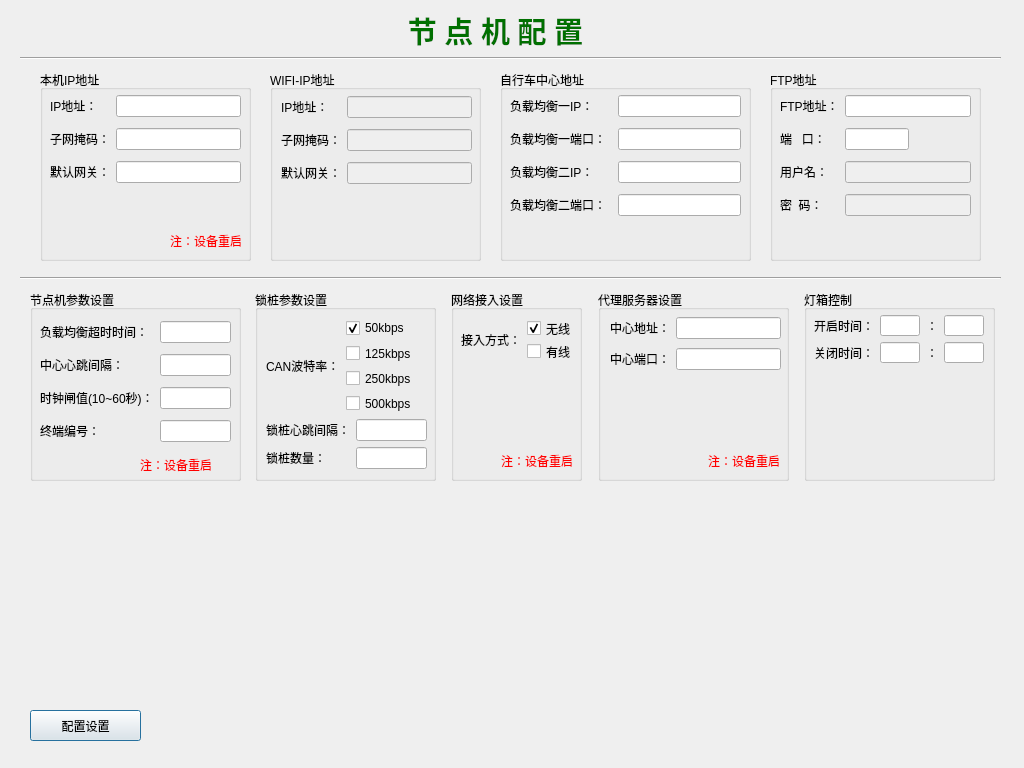
<?xml version="1.0" encoding="UTF-8"?>
<ui version="4.0">
 <class>NdevConfigClass</class>
 <widget class="QDialog" name="NdevConfigClass">
  <property name="geometry">
   <rect>
    <x>0</x>
    <y>0</y>
    <width>1024</width>
    <height>768</height>
   </rect>
  </property>
  <property name="minimumSize">
   <size>
    <width>1024</width>
    <height>768</height>
   </size>
  </property>
  <property name="maximumSize">
   <size>
    <width>1024</width>
    <height>768</height>
   </size>
  </property>
  <property name="windowTitle">
   <string>NdevConfig</string>
  </property>
  <widget class="QLabel" name="label">
   <property name="geometry">
    <rect>
     <x>0</x>
     <y>0</y>
     <width>1024</width>
     <height>768</height>
    </rect>
   </property>
   <property name="text">
    <string/>
   </property>
   <property name="pixmap">
    <pixmap resource="../bicycle.qrc">:/image/function_background.png</pixmap>
   </property>
   <property name="scaledContents">
    <bool>false</bool>
   </property>
  </widget>
  <widget class="QLabel" name="label_5">
   <property name="geometry">
    <rect>
     <x>400</x>
     <y>10</y>
     <width>191</width>
     <height>41</height>
    </rect>
   </property>
   <property name="font">
    <font>
     <family>华文中宋</family>
     <pointsize>22</pointsize>
     <weight>75</weight>
     <bold>true</bold>
    </font>
   </property>
   <property name="styleSheet">
    <string notr="true">color: rgb(0, 112, 0);</string>
   </property>
   <property name="text">
    <string>节 点 机 配 置</string>
   </property>
   <property name="alignment">
    <set>Qt::AlignCenter</set>
   </property>
  </widget>
  <widget class="Line" name="line">
   <property name="geometry">
    <rect>
     <x>20</x>
     <y>50</y>
     <width>981</width>
     <height>16</height>
    </rect>
   </property>
   <property name="orientation">
    <enum>Qt::Horizontal</enum>
   </property>
  </widget>
  <widget class="QGroupBox" name="groupBox">
   <property name="geometry">
    <rect>
     <x>40</x>
     <y>70</y>
     <width>211</width>
     <height>191</height>
    </rect>
   </property>
   <property name="title">
    <string>本机IP地址</string>
   </property>
   <widget class="QWidget" name="layoutWidget">
    <property name="geometry">
     <rect>
      <x>10</x>
      <y>20</y>
      <width>191</width>
      <height>101</height>
     </rect>
    </property>
    <layout class="QGridLayout" name="gridLayout">
     <item row="0" column="0">
      <widget class="QLabel" name="label_2">
       <property name="text">
        <string>IP地址：</string>
       </property>
       <property name="buddy">
        <cstring>lineEdit_localIpaddr</cstring>
       </property>
      </widget>
     </item>
     <item row="0" column="1">
      <widget class="QLineEdit" name="lineEdit_localIpaddr">
       <property name="enabled">
        <bool>true</bool>
       </property>
       <property name="styleSheet">
        <string notr="true">color: rgb(0, 0, 255);</string>
       </property>
       <property name="maxLength">
        <number>15</number>
       </property>
       <property name="alignment">
        <set>Qt::AlignRight|Qt::AlignTrailing|Qt::AlignVCenter</set>
       </property>
      </widget>
     </item>
     <item row="1" column="0">
      <widget class="QLabel" name="label_3">
       <property name="text">
        <string>子网掩码：</string>
       </property>
       <property name="buddy">
        <cstring>lineEdit_localNetmask</cstring>
       </property>
      </widget>
     </item>
     <item row="1" column="1">
      <widget class="QLineEdit" name="lineEdit_localNetmask">
       <property name="styleSheet">
        <string notr="true">color: rgb(0, 0, 255);</string>
       </property>
       <property name="maxLength">
        <number>15</number>
       </property>
       <property name="alignment">
        <set>Qt::AlignRight|Qt::AlignTrailing|Qt::AlignVCenter</set>
       </property>
      </widget>
     </item>
     <item row="2" column="0">
      <widget class="QLabel" name="label_4">
       <property name="text">
        <string>默认网关：</string>
       </property>
       <property name="buddy">
        <cstring>lineEdit_localGateway</cstring>
       </property>
      </widget>
     </item>
     <item row="2" column="1">
      <widget class="QLineEdit" name="lineEdit_localGateway">
       <property name="styleSheet">
        <string notr="true">color: rgb(0, 0, 255);</string>
       </property>
       <property name="maxLength">
        <number>15</number>
       </property>
       <property name="alignment">
        <set>Qt::AlignRight|Qt::AlignTrailing|Qt::AlignVCenter</set>
       </property>
      </widget>
     </item>
    </layout>
   </widget>
   <widget class="QLabel" name="label_23">
    <property name="geometry">
     <rect>
      <x>130</x>
      <y>160</y>
      <width>81</width>
      <height>21</height>
     </rect>
    </property>
    <property name="styleSheet">
     <string notr="true">color: rgb(255, 0, 0);</string>
    </property>
    <property name="text">
     <string>注：设备重启</string>
    </property>
   </widget>
  </widget>
  <widget class="QGroupBox" name="groupBox_2">
   <property name="geometry">
    <rect>
     <x>270</x>
     <y>70</y>
     <width>211</width>
     <height>191</height>
    </rect>
   </property>
   <property name="title">
    <string>WIFI-IP地址</string>
   </property>
   <widget class="QWidget" name="layoutWidget">
    <property name="geometry">
     <rect>
      <x>11</x>
      <y>21</y>
      <width>191</width>
      <height>101</height>
     </rect>
    </property>
    <layout class="QGridLayout" name="gridLayout_2">
     <item row="0" column="0">
      <widget class="QLabel" name="label_6">
       <property name="text">
        <string>IP地址：</string>
       </property>
       <property name="buddy">
        <cstring>lineEdit_wifiIpaddr</cstring>
       </property>
      </widget>
     </item>
     <item row="0" column="1">
      <widget class="QLineEdit" name="lineEdit_wifiIpaddr">
       <property name="enabled">
        <bool>false</bool>
       </property>
       <property name="styleSheet">
        <string notr="true">color: rgb(0, 0, 255);</string>
       </property>
       <property name="maxLength">
        <number>15</number>
       </property>
       <property name="alignment">
        <set>Qt::AlignRight|Qt::AlignTrailing|Qt::AlignVCenter</set>
       </property>
       <property name="readOnly">
        <bool>true</bool>
       </property>
      </widget>
     </item>
     <item row="1" column="0">
      <widget class="QLabel" name="label_7">
       <property name="text">
        <string>子网掩码：</string>
       </property>
       <property name="buddy">
        <cstring>lineEdit_wifiNetmask</cstring>
       </property>
      </widget>
     </item>
     <item row="1" column="1">
      <widget class="QLineEdit" name="lineEdit_wifiNetmask">
       <property name="enabled">
        <bool>false</bool>
       </property>
       <property name="styleSheet">
        <string notr="true">color: rgb(0, 0, 255);</string>
       </property>
       <property name="maxLength">
        <number>15</number>
       </property>
       <property name="alignment">
        <set>Qt::AlignRight|Qt::AlignTrailing|Qt::AlignVCenter</set>
       </property>
       <property name="readOnly">
        <bool>true</bool>
       </property>
      </widget>
     </item>
     <item row="2" column="0">
      <widget class="QLabel" name="label_8">
       <property name="text">
        <string>默认网关：</string>
       </property>
      </widget>
     </item>
     <item row="2" column="1">
      <widget class="QLineEdit" name="lineEdit_wifiGateway">
       <property name="enabled">
        <bool>false</bool>
       </property>
       <property name="styleSheet">
        <string notr="true">color: rgb(0, 0, 255);</string>
       </property>
       <property name="maxLength">
        <number>15</number>
       </property>
       <property name="alignment">
        <set>Qt::AlignRight|Qt::AlignTrailing|Qt::AlignVCenter</set>
       </property>
       <property name="readOnly">
        <bool>true</bool>
       </property>
      </widget>
     </item>
    </layout>
   </widget>
  </widget>
  <widget class="QGroupBox" name="groupBox_3">
   <property name="geometry">
    <rect>
     <x>500</x>
     <y>70</y>
     <width>251</width>
     <height>191</height>
    </rect>
   </property>
   <property name="title">
    <string>自行车中心地址</string>
   </property>
   <widget class="QWidget" name="layoutWidget">
    <property name="geometry">
     <rect>
      <x>10</x>
      <y>20</y>
      <width>231</width>
      <height>131</height>
     </rect>
    </property>
    <layout class="QGridLayout" name="gridLayout_3">
     <item row="0" column="0">
      <widget class="QLabel" name="label_9">
       <property name="text">
        <string>负载均衡一IP：</string>
       </property>
      </widget>
     </item>
     <item row="0" column="1" colspan="2">
      <spacer name="horizontalSpacer_2">
       <property name="orientation">
        <enum>Qt::Horizontal</enum>
       </property>
       <property name="sizeHint" stdset="0">
        <size>
         <width>1</width>
         <height>20</height>
        </size>
       </property>
      </spacer>
     </item>
     <item row="0" column="3">
      <widget class="QLineEdit" name="lineEdit_loadServ1Ipaddr">
       <property name="enabled">
        <bool>true</bool>
       </property>
       <property name="styleSheet">
        <string notr="true">color: rgb(0, 0, 255);</string>
       </property>
       <property name="maxLength">
        <number>15</number>
       </property>
       <property name="alignment">
        <set>Qt::AlignRight|Qt::AlignTrailing|Qt::AlignVCenter</set>
       </property>
      </widget>
     </item>
     <item row="1" column="0" colspan="2">
      <widget class="QLabel" name="label_10">
       <property name="text">
        <string>负载均衡一端口：</string>
       </property>
       <property name="buddy">
        <cstring>lineEdit_loadServ1Port</cstring>
       </property>
      </widget>
     </item>
     <item row="2" column="0">
      <widget class="QLabel" name="label_12">
       <property name="text">
        <string>负载均衡二IP：</string>
       </property>
      </widget>
     </item>
     <item row="2" column="1" colspan="2">
      <spacer name="horizontalSpacer_3">
       <property name="orientation">
        <enum>Qt::Horizontal</enum>
       </property>
       <property name="sizeHint" stdset="0">
        <size>
         <width>1</width>
         <height>20</height>
        </size>
       </property>
      </spacer>
     </item>
     <item row="2" column="3">
      <widget class="QLineEdit" name="lineEdit_loadServ2Ipaddr">
       <property name="enabled">
        <bool>true</bool>
       </property>
       <property name="styleSheet">
        <string notr="true">color: rgb(0, 0, 255);</string>
       </property>
       <property name="maxLength">
        <number>15</number>
       </property>
       <property name="alignment">
        <set>Qt::AlignRight|Qt::AlignTrailing|Qt::AlignVCenter</set>
       </property>
      </widget>
     </item>
     <item row="3" column="0" colspan="2">
      <widget class="QLabel" name="label_11">
       <property name="text">
        <string>负载均衡二端口：</string>
       </property>
       <property name="buddy">
        <cstring>lineEdit_loadServ2Port</cstring>
       </property>
      </widget>
     </item>
     <item row="1" column="3">
      <widget class="QLineEdit" name="lineEdit_loadServ1Port">
       <property name="enabled">
        <bool>true</bool>
       </property>
       <property name="styleSheet">
        <string notr="true">color: rgb(0, 0, 255);</string>
       </property>
       <property name="maxLength">
        <number>5</number>
       </property>
       <property name="alignment">
        <set>Qt::AlignRight|Qt::AlignTrailing|Qt::AlignVCenter</set>
       </property>
      </widget>
     </item>
     <item row="3" column="3">
      <widget class="QLineEdit" name="lineEdit_loadServ2Port">
       <property name="enabled">
        <bool>true</bool>
       </property>
       <property name="styleSheet">
        <string notr="true">color: rgb(0, 0, 255);</string>
       </property>
       <property name="maxLength">
        <number>5</number>
       </property>
       <property name="alignment">
        <set>Qt::AlignRight|Qt::AlignTrailing|Qt::AlignVCenter</set>
       </property>
      </widget>
     </item>
    </layout>
   </widget>
  </widget>
  <widget class="Line" name="line_2">
   <property name="geometry">
    <rect>
     <x>20</x>
     <y>270</y>
     <width>981</width>
     <height>16</height>
    </rect>
   </property>
   <property name="orientation">
    <enum>Qt::Horizontal</enum>
   </property>
  </widget>
  <widget class="QGroupBox" name="groupBox_4">
   <property name="geometry">
    <rect>
     <x>770</x>
     <y>70</y>
     <width>211</width>
     <height>191</height>
    </rect>
   </property>
   <property name="title">
    <string>FTP地址</string>
   </property>
   <widget class="QWidget" name="layoutWidget">
    <property name="geometry">
     <rect>
      <x>10</x>
      <y>20</y>
      <width>191</width>
      <height>131</height>
     </rect>
    </property>
    <layout class="QGridLayout" name="gridLayout_4">
     <item row="0" column="0">
      <widget class="QLabel" name="label_17">
       <property name="text">
        <string>FTP地址：</string>
       </property>
       <property name="buddy">
        <cstring>lineEdit_ftpIpaddr</cstring>
       </property>
      </widget>
     </item>
     <item row="0" column="1" colspan="2">
      <widget class="QLineEdit" name="lineEdit_ftpIpaddr">
       <property name="enabled">
        <bool>true</bool>
       </property>
       <property name="styleSheet">
        <string notr="true">color: rgb(0, 0, 255);</string>
       </property>
       <property name="maxLength">
        <number>15</number>
       </property>
       <property name="alignment">
        <set>Qt::AlignRight|Qt::AlignTrailing|Qt::AlignVCenter</set>
       </property>
      </widget>
     </item>
     <item row="1" column="0">
      <widget class="QLabel" name="label_14">
       <property name="text">
        <string>端   口：</string>
       </property>
       <property name="buddy">
        <cstring>lineEdit_ftpPort</cstring>
       </property>
      </widget>
     </item>
     <item row="1" column="1">
      <widget class="QLineEdit" name="lineEdit_ftpPort">
       <property name="enabled">
        <bool>true</bool>
       </property>
       <property name="styleSheet">
        <string notr="true">color: rgb(0, 0, 255);</string>
       </property>
       <property name="maxLength">
        <number>5</number>
       </property>
       <property name="alignment">
        <set>Qt::AlignRight|Qt::AlignTrailing|Qt::AlignVCenter</set>
       </property>
      </widget>
     </item>
     <item row="3" column="0">
      <widget class="QLabel" name="label_16">
       <property name="text">
        <string>密  码：</string>
       </property>
       <property name="buddy">
        <cstring>lineEdit_ftpUserPasswd</cstring>
       </property>
      </widget>
     </item>
     <item row="2" column="1" colspan="2">
      <widget class="QLineEdit" name="lineEdit_ftpUserName">
       <property name="enabled">
        <bool>false</bool>
       </property>
       <property name="styleSheet">
        <string notr="true">color: rgb(0, 0, 255);</string>
       </property>
       <property name="maxLength">
        <number>16</number>
       </property>
       <property name="alignment">
        <set>Qt::AlignRight|Qt::AlignTrailing|Qt::AlignVCenter</set>
       </property>
       <property name="readOnly">
        <bool>true</bool>
       </property>
      </widget>
     </item>
     <item row="3" column="1" colspan="2">
      <widget class="QLineEdit" name="lineEdit_ftpUserPasswd">
       <property name="enabled">
        <bool>false</bool>
       </property>
       <property name="styleSheet">
        <string notr="true">color: rgb(0, 0, 255);</string>
       </property>
       <property name="maxLength">
        <number>16</number>
       </property>
       <property name="alignment">
        <set>Qt::AlignRight|Qt::AlignTrailing|Qt::AlignVCenter</set>
       </property>
      </widget>
     </item>
     <item row="1" column="2">
      <spacer name="horizontalSpacer">
       <property name="orientation">
        <enum>Qt::Horizontal</enum>
       </property>
       <property name="sizeHint" stdset="0">
        <size>
         <width>100</width>
         <height>20</height>
        </size>
       </property>
      </spacer>
     </item>
     <item row="2" column="0">
      <widget class="QLabel" name="label_15">
       <property name="text">
        <string>用户名：</string>
       </property>
       <property name="buddy">
        <cstring>lineEdit_ftpUserName</cstring>
       </property>
      </widget>
     </item>
    </layout>
   </widget>
  </widget>
  <widget class="QLabel" name="label_ndevConfigShow">
   <property name="geometry">
    <rect>
     <x>270</x>
     <y>700</y>
     <width>521</width>
     <height>41</height>
    </rect>
   </property>
   <property name="font">
    <font>
     <family>文泉驿正黑</family>
     <pointsize>18</pointsize>
     <weight>50</weight>
     <bold>false</bold>
    </font>
   </property>
   <property name="styleSheet">
    <string notr="true">color: rgb(0, 0, 255);</string>
   </property>
   <property name="text">
    <string/>
   </property>
   <property name="alignment">
    <set>Qt::AlignCenter</set>
   </property>
  </widget>
  <widget class="QPushButton" name="pushButton_ndevConfigSetup">
   <property name="geometry">
    <rect>
     <x>30</x>
     <y>710</y>
     <width>111</width>
     <height>31</height>
    </rect>
   </property>
   <property name="text">
    <string>配置设置</string>
   </property>
  </widget>
  <widget class="QGroupBox" name="groupBox_5">
   <property name="geometry">
    <rect>
     <x>30</x>
     <y>290</y>
     <width>211</width>
     <height>191</height>
    </rect>
   </property>
   <property name="title">
    <string>节点机参数设置</string>
   </property>
   <widget class="QWidget" name="layoutWidget">
    <property name="geometry">
     <rect>
      <x>10</x>
      <y>26</y>
      <width>191</width>
      <height>131</height>
     </rect>
    </property>
    <layout class="QGridLayout" name="gridLayout_6">
     <item row="0" column="0">
      <widget class="QLabel" name="label_18">
       <property name="text">
        <string>负载均衡超时时间：</string>
       </property>
       <property name="buddy">
        <cstring>lineEdit_loadSoTimeout</cstring>
       </property>
      </widget>
     </item>
     <item row="0" column="1">
      <widget class="QLineEdit" name="lineEdit_loadSoTimeout">
       <property name="enabled">
        <bool>true</bool>
       </property>
       <property name="styleSheet">
        <string notr="true">color: rgb(0, 0, 255);</string>
       </property>
       <property name="maxLength">
        <number>3</number>
       </property>
       <property name="alignment">
        <set>Qt::AlignRight|Qt::AlignTrailing|Qt::AlignVCenter</set>
       </property>
      </widget>
     </item>
     <item row="1" column="0">
      <widget class="QLabel" name="label_19">
       <property name="text">
        <string>中心心跳间隔：</string>
       </property>
       <property name="buddy">
        <cstring>lineEdit_centerHeartTime</cstring>
       </property>
      </widget>
     </item>
     <item row="1" column="1">
      <widget class="QLineEdit" name="lineEdit_centerHeartTime">
       <property name="styleSheet">
        <string notr="true">color: rgb(0, 0, 255);</string>
       </property>
       <property name="maxLength">
        <number>3</number>
       </property>
       <property name="alignment">
        <set>Qt::AlignRight|Qt::AlignTrailing|Qt::AlignVCenter</set>
       </property>
      </widget>
     </item>
     <item row="2" column="0">
      <widget class="QLabel" name="label_20">
       <property name="text">
        <string>时钟闸值(10~60秒)：</string>
       </property>
       <property name="buddy">
        <cstring>lineEdit_timerGateValue</cstring>
       </property>
      </widget>
     </item>
     <item row="2" column="1">
      <widget class="QLineEdit" name="lineEdit_timerGateValue">
       <property name="styleSheet">
        <string notr="true">color: rgb(0, 0, 255);</string>
       </property>
       <property name="maxLength">
        <number>2</number>
       </property>
       <property name="alignment">
        <set>Qt::AlignRight|Qt::AlignTrailing|Qt::AlignVCenter</set>
       </property>
      </widget>
     </item>
     <item row="3" column="0">
      <widget class="QLabel" name="label_21">
       <property name="text">
        <string>终端编号：</string>
       </property>
       <property name="buddy">
        <cstring>lineEdit_termId</cstring>
       </property>
      </widget>
     </item>
     <item row="3" column="1">
      <widget class="QLineEdit" name="lineEdit_termId">
       <property name="styleSheet">
        <string notr="true">color: rgb(0, 0, 255);</string>
       </property>
       <property name="maxLength">
        <number>5</number>
       </property>
       <property name="alignment">
        <set>Qt::AlignRight|Qt::AlignTrailing|Qt::AlignVCenter</set>
       </property>
      </widget>
     </item>
    </layout>
   </widget>
   <widget class="QLabel" name="label_28">
    <property name="geometry">
     <rect>
      <x>110</x>
      <y>164</y>
      <width>81</width>
      <height>21</height>
     </rect>
    </property>
    <property name="styleSheet">
     <string notr="true">color: rgb(255, 0, 0);</string>
    </property>
    <property name="text">
     <string>注：设备重启</string>
    </property>
   </widget>
  </widget>
  <widget class="QGroupBox" name="groupBox_6">
   <property name="geometry">
    <rect>
     <x>255</x>
     <y>290</y>
     <width>181</width>
     <height>191</height>
    </rect>
   </property>
   <property name="title">
    <string>锁桩参数设置</string>
   </property>
   <widget class="QWidget" name="layoutWidget">
    <property name="geometry">
     <rect>
      <x>11</x>
      <y>28</y>
      <width>161</width>
      <height>151</height>
     </rect>
    </property>
    <layout class="QGridLayout" name="gridLayout_5">
     <item row="0" column="0">
      <widget class="QLabel" name="label_25">
       <property name="text">
        <string>CAN波特率：</string>
       </property>
       <property name="buddy">
        <cstring>checkBox_50kbps</cstring>
       </property>
      </widget>
     </item>
     <item row="0" column="1" colspan="2">
      <layout class="QVBoxLayout" name="verticalLayout">
       <item>
        <widget class="QCheckBox" name="checkBox_50kbps">
         <property name="text">
          <string>50kbps</string>
         </property>
         <property name="checked">
          <bool>true</bool>
         </property>
        </widget>
       </item>
       <item>
        <widget class="QCheckBox" name="checkBox_125kbps">
         <property name="text">
          <string>125kbps</string>
         </property>
        </widget>
       </item>
       <item>
        <widget class="QCheckBox" name="checkBox_250kbps">
         <property name="focusPolicy">
          <enum>Qt::StrongFocus</enum>
         </property>
         <property name="text">
          <string>250kbps</string>
         </property>
        </widget>
       </item>
       <item>
        <widget class="QCheckBox" name="checkBox_500kbps">
         <property name="text">
          <string>500kbps</string>
         </property>
        </widget>
       </item>
      </layout>
     </item>
     <item row="1" column="0" colspan="2">
      <widget class="QLabel" name="label_27">
       <property name="text">
        <string>锁桩心跳间隔：</string>
       </property>
       <property name="buddy">
        <cstring>lineEdit_stakeHeartTime</cstring>
       </property>
      </widget>
     </item>
     <item row="1" column="2">
      <widget class="QLineEdit" name="lineEdit_stakeHeartTime">
       <property name="styleSheet">
        <string notr="true">color: rgb(0, 0, 255);</string>
       </property>
       <property name="maxLength">
        <number>3</number>
       </property>
       <property name="alignment">
        <set>Qt::AlignRight|Qt::AlignTrailing|Qt::AlignVCenter</set>
       </property>
      </widget>
     </item>
     <item row="2" column="0">
      <widget class="QLabel" name="label_24">
       <property name="text">
        <string>锁桩数量：</string>
       </property>
       <property name="buddy">
        <cstring>lineEdit_stakeQuantity</cstring>
       </property>
      </widget>
     </item>
     <item row="2" column="2">
      <widget class="QLineEdit" name="lineEdit_stakeQuantity">
       <property name="styleSheet">
        <string notr="true">color: rgb(0, 0, 255);</string>
       </property>
       <property name="maxLength">
        <number>2</number>
       </property>
       <property name="alignment">
        <set>Qt::AlignRight|Qt::AlignTrailing|Qt::AlignVCenter</set>
       </property>
      </widget>
     </item>
    </layout>
   </widget>
  </widget>
  <widget class="QGroupBox" name="groupBox_7">
   <property name="geometry">
    <rect>
     <x>451</x>
     <y>290</y>
     <width>131</width>
     <height>191</height>
    </rect>
   </property>
   <property name="title">
    <string>网络接入设置</string>
   </property>
   <widget class="QLabel" name="label_22">
    <property name="geometry">
     <rect>
      <x>50</x>
      <y>160</y>
      <width>81</width>
      <height>21</height>
     </rect>
    </property>
    <property name="styleSheet">
     <string notr="true">color: rgb(255, 0, 0);</string>
    </property>
    <property name="text">
     <string>注：设备重启</string>
    </property>
   </widget>
   <widget class="QWidget" name="layoutWidget">
    <property name="geometry">
     <rect>
      <x>10</x>
      <y>30</y>
      <width>115</width>
      <height>40</height>
     </rect>
    </property>
    <layout class="QGridLayout" name="gridLayout_7">
     <item row="0" column="0" rowspan="2">
      <widget class="QLabel" name="label_26">
       <property name="text">
        <string>接入方式：</string>
       </property>
       <property name="buddy">
        <cstring>checkBox_50kbps</cstring>
       </property>
      </widget>
     </item>
     <item row="0" column="1">
      <widget class="QCheckBox" name="checkBox_selectWireless">
       <property name="text">
        <string>无线</string>
       </property>
       <property name="checked">
        <bool>true</bool>
       </property>
      </widget>
     </item>
     <item row="1" column="1">
      <widget class="QCheckBox" name="checkBox_selectWired">
       <property name="text">
        <string>有线</string>
       </property>
      </widget>
     </item>
    </layout>
   </widget>
  </widget>
  <widget class="QGroupBox" name="groupBox_8">
   <property name="geometry">
    <rect>
     <x>598</x>
     <y>290</y>
     <width>191</width>
     <height>191</height>
    </rect>
   </property>
   <property name="title">
    <string>代理服务器设置</string>
   </property>
   <widget class="QLabel" name="label_29">
    <property name="geometry">
     <rect>
      <x>110</x>
      <y>160</y>
      <width>81</width>
      <height>21</height>
     </rect>
    </property>
    <property name="styleSheet">
     <string notr="true">color: rgb(255, 0, 0);</string>
    </property>
    <property name="text">
     <string>注：设备重启</string>
    </property>
   </widget>
   <widget class="QWidget" name="layoutWidget">
    <property name="geometry">
     <rect>
      <x>12</x>
      <y>24</y>
      <width>171</width>
      <height>61</height>
     </rect>
    </property>
    <layout class="QGridLayout" name="gridLayout_8">
     <item row="0" column="0">
      <widget class="QLabel" name="label_30">
       <property name="text">
        <string>中心地址：</string>
       </property>
       <property name="buddy">
        <cstring>checkBox_50kbps</cstring>
       </property>
      </widget>
     </item>
     <item row="0" column="1">
      <widget class="QLineEdit" name="lineEdit_lntIpaddr">
       <property name="enabled">
        <bool>true</bool>
       </property>
       <property name="styleSheet">
        <string notr="true">color: rgb(0, 0, 255);</string>
       </property>
       <property name="maxLength">
        <number>15</number>
       </property>
       <property name="alignment">
        <set>Qt::AlignRight|Qt::AlignTrailing|Qt::AlignVCenter</set>
       </property>
      </widget>
     </item>
     <item row="1" column="0">
      <widget class="QLabel" name="label_31">
       <property name="text">
        <string>中心端口：</string>
       </property>
       <property name="buddy">
        <cstring>checkBox_50kbps</cstring>
       </property>
      </widget>
     </item>
     <item row="1" column="1">
      <widget class="QLineEdit" name="lineEdit_lntServ1Port">
       <property name="enabled">
        <bool>true</bool>
       </property>
       <property name="styleSheet">
        <string notr="true">color: rgb(0, 0, 255);</string>
       </property>
       <property name="maxLength">
        <number>5</number>
       </property>
       <property name="alignment">
        <set>Qt::AlignRight|Qt::AlignTrailing|Qt::AlignVCenter</set>
       </property>
      </widget>
     </item>
    </layout>
   </widget>
  </widget>
  <widget class="QGroupBox" name="groupBox_9">
   <property name="geometry">
    <rect>
     <x>804</x>
     <y>290</y>
     <width>191</width>
     <height>191</height>
    </rect>
   </property>
   <property name="title">
    <string>灯箱控制</string>
   </property>
   <widget class="QWidget" name="layoutWidget">
    <property name="geometry">
     <rect>
      <x>10</x>
      <y>25</y>
      <width>170</width>
      <height>48</height>
     </rect>
    </property>
    <layout class="QGridLayout" name="gridLayout_10">
     <item row="0" column="0">
      <widget class="QLabel" name="label_36">
       <property name="text">
        <string>开启时间：</string>
       </property>
       <property name="buddy">
        <cstring>checkBox_50kbps</cstring>
       </property>
      </widget>
     </item>
     <item row="0" column="1">
      <widget class="QLineEdit" name="lineEdit_lightCtrlTimeEnable0">
       <property name="enabled">
        <bool>true</bool>
       </property>
       <property name="styleSheet">
        <string notr="true">color: rgb(0, 0, 255);</string>
       </property>
       <property name="maxLength">
        <number>2</number>
       </property>
       <property name="alignment">
        <set>Qt::AlignRight|Qt::AlignTrailing|Qt::AlignVCenter</set>
       </property>
      </widget>
     </item>
     <item row="0" column="2">
      <widget class="QLabel" name="label_13">
       <property name="text">
        <string>：</string>
       </property>
      </widget>
     </item>
     <item row="0" column="3">
      <widget class="QLineEdit" name="lineEdit_lightCtrlTimeEnable1">
       <property name="enabled">
        <bool>true</bool>
       </property>
       <property name="styleSheet">
        <string notr="true">color: rgb(0, 0, 255);</string>
       </property>
       <property name="maxLength">
        <number>2</number>
       </property>
       <property name="alignment">
        <set>Qt::AlignRight|Qt::AlignTrailing|Qt::AlignVCenter</set>
       </property>
      </widget>
     </item>
     <item row="1" column="0">
      <widget class="QLabel" name="label_37">
       <property name="text">
        <string>关闭时间：</string>
       </property>
       <property name="buddy">
        <cstring>checkBox_50kbps</cstring>
       </property>
      </widget>
     </item>
     <item row="1" column="1">
      <widget class="QLineEdit" name="lineEdit_lightCtrlTimeDisenable0">
       <property name="enabled">
        <bool>true</bool>
       </property>
       <property name="styleSheet">
        <string notr="true">color: rgb(0, 0, 255);</string>
       </property>
       <property name="maxLength">
        <number>2</number>
       </property>
       <property name="alignment">
        <set>Qt::AlignRight|Qt::AlignTrailing|Qt::AlignVCenter</set>
       </property>
      </widget>
     </item>
     <item row="1" column="2">
      <widget class="QLabel" name="label_35">
       <property name="text">
        <string>：</string>
       </property>
      </widget>
     </item>
     <item row="1" column="3">
      <widget class="QLineEdit" name="lineEdit_lightCtrlTimeDisenable1">
       <property name="enabled">
        <bool>true</bool>
       </property>
       <property name="styleSheet">
        <string notr="true">color: rgb(0, 0, 255);</string>
       </property>
       <property name="maxLength">
        <number>2</number>
       </property>
       <property name="alignment">
        <set>Qt::AlignRight|Qt::AlignTrailing|Qt::AlignVCenter</set>
       </property>
      </widget>
     </item>
    </layout>
   </widget>
  </widget>
 </widget>
 <tabstops>
  <tabstop>lineEdit_localIpaddr</tabstop>
  <tabstop>lineEdit_localNetmask</tabstop>
  <tabstop>lineEdit_localGateway</tabstop>
  <tabstop>lineEdit_wifiIpaddr</tabstop>
  <tabstop>lineEdit_wifiNetmask</tabstop>
  <tabstop>lineEdit_wifiGateway</tabstop>
  <tabstop>lineEdit_loadServ1Ipaddr</tabstop>
  <tabstop>lineEdit_loadServ1Port</tabstop>
  <tabstop>lineEdit_loadServ2Ipaddr</tabstop>
  <tabstop>lineEdit_loadServ2Port</tabstop>
  <tabstop>lineEdit_ftpIpaddr</tabstop>
  <tabstop>lineEdit_ftpPort</tabstop>
  <tabstop>lineEdit_ftpUserName</tabstop>
  <tabstop>lineEdit_ftpUserPasswd</tabstop>
  <tabstop>lineEdit_loadSoTimeout</tabstop>
  <tabstop>lineEdit_centerHeartTime</tabstop>
  <tabstop>lineEdit_timerGateValue</tabstop>
  <tabstop>lineEdit_termId</tabstop>
  <tabstop>checkBox_50kbps</tabstop>
  <tabstop>checkBox_125kbps</tabstop>
  <tabstop>checkBox_250kbps</tabstop>
  <tabstop>checkBox_500kbps</tabstop>
  <tabstop>lineEdit_stakeHeartTime</tabstop>
  <tabstop>lineEdit_stakeQuantity</tabstop>
  <tabstop>checkBox_selectWireless</tabstop>
  <tabstop>checkBox_selectWired</tabstop>
  <tabstop>lineEdit_lntIpaddr</tabstop>
  <tabstop>lineEdit_lntServ1Port</tabstop>
  <tabstop>lineEdit_lightCtrlTimeEnable0</tabstop>
  <tabstop>lineEdit_lightCtrlTimeEnable1</tabstop>
  <tabstop>lineEdit_lightCtrlTimeDisenable0</tabstop>
  <tabstop>lineEdit_lightCtrlTimeDisenable1</tabstop>
  <tabstop>pushButton_ndevConfigSetup</tabstop>
 </tabstops>
 <resources>
  <include location="../bicycle.qrc"/>
 </resources>
 <connections/>
</ui>
